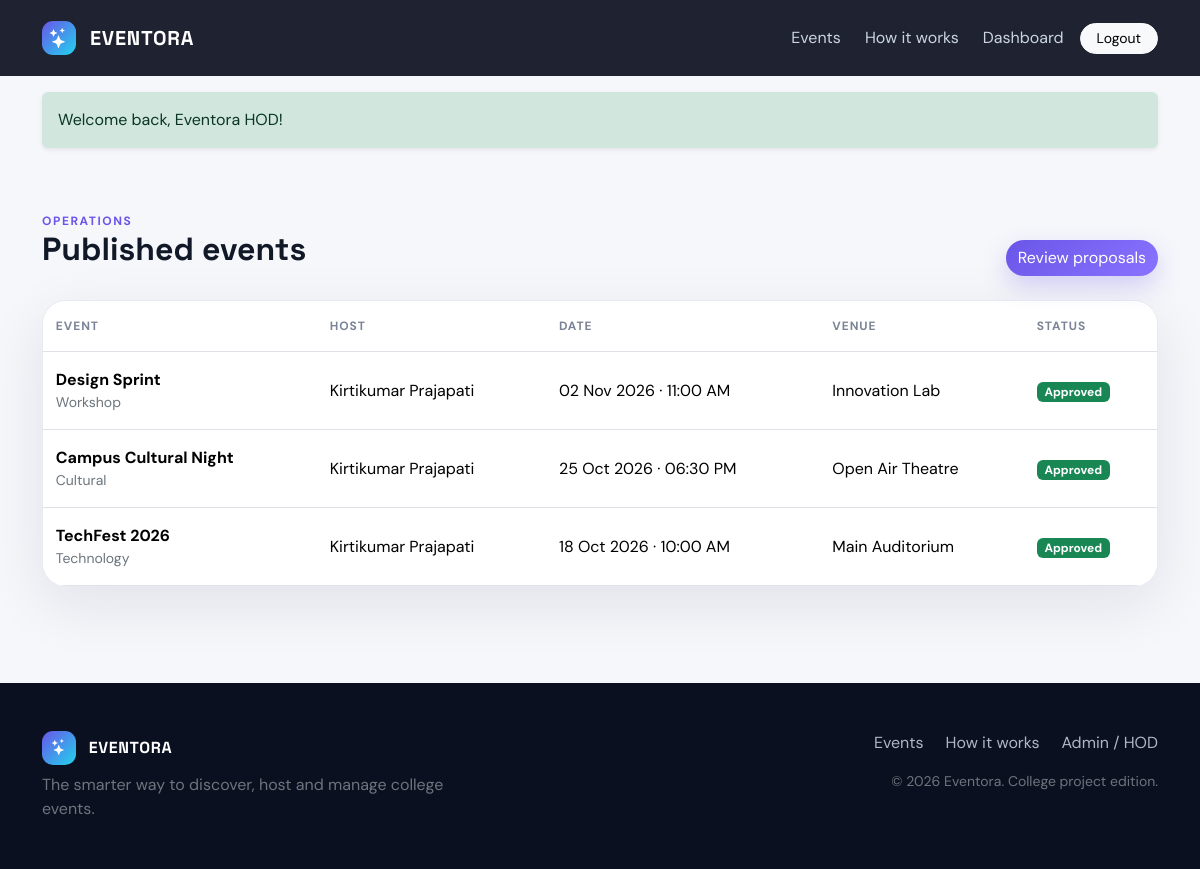
/admin/events.php (signed in), run on the app's committed database.
### tables this page shows
CREATE TABLE events (
 id INT UNSIGNED AUTO_INCREMENT PRIMARY KEY,
 host_id INT UNSIGNED NULL,
 title VARCHAR(180) NOT NULL,
 category VARCHAR(80) NOT NULL,
 description TEXT NOT NULL,
 event_date DATETIME NOT NULL,
 venue VARCHAR(180) NOT NULL,
 expected_participants INT NOT NULL DEFAULT 0,
 budget DECIMAL(12,2) NOT NULL DEFAULT 0,
 requirements TEXT,
 status ENUM('draft','approved','closed','completed') NOT NULL DEFAULT 'draft',
 created_at TIMESTAMP DEFAULT CURRENT_TIMESTAMP,
 FOREIGN KEY(host_id) REFERENCES users(id) ON DELETE SET NULL,
 INDEX(event_date,status)
);

CREATE TABLE users (
 id INT UNSIGNED AUTO_INCREMENT PRIMARY KEY,
 name VARCHAR(120) NOT NULL,
 email VARCHAR(190) NOT NULL UNIQUE,
 password VARCHAR(255) NOT NULL,
 role ENUM('student','host','coordinator','volunteer','admin') NOT NULL DEFAULT 'student',
 status ENUM('active','inactive') NOT NULL DEFAULT 'active',
 created_at TIMESTAMP DEFAULT CURRENT_TIMESTAMP
);

### admin/events.php (the view)
<?php
require_once __DIR__ . '/../includes/config.php';
require_role('admin');db_required();$rows=$pdo->query('SELECT e.*,u.name AS host_name FROM events e LEFT JOIN users u ON u.id=e.host_id ORDER BY e.event_date DESC')->fetchAll();$page_title='Manage Events';require __DIR__.'/../includes/header.php';?><div class="container py-5"><div class="d-flex justify-content-between align-items-end mb-4"><div><div class="section-kicker">Operations</div><h2 class="fw-bold">Published events</h2></div><a href="/admin/requests.php" class="btn btn-primary rounded-pill">Review proposals</a></div><div class="dash-card overflow-hidden"><div class="table-responsive"><table class="table align-middle mb-0"><thead><tr><th>Event</th><th>Host</th><th>Date</th><th>Venue</th><th>Status</th></tr></thead><tbody><?php foreach($rows as $r):?><tr><td><strong><?=e($r['title'])?></strong><div class="small text-secondary"><?=e($r['category'])?></div></td><td><?=e($r['host_name']??'—')?></td><td><?=date('d M Y · h:i A',strtotime($r['event_date']))?></td><td><?=e($r['venue'])?></td><td><?=status_badge($r['status'])?></td></tr><?php endforeach;if(!$rows):?><tr><td colspan="5" class="empty">No events published.</td></tr><?php endif;?></tbody></table></div></div></div><?php require __DIR__.'/../includes/footer.php'; ?>

### includes/header.php (shortened to what this page needs)
<?php
require_once __DIR__.'/config.php';
$user = current_user();
$dashboard = [
    'admin' => '/admin/dashboard.php',
    'host' => '/host/dashboard.php',
    'coordinator' => '/coordinator/dashboard.php',
    'volunteer' => '/volunteer/dashboard.php',
][$user['role'] ?? ''] ?? '/user/dashboard.php';
?>
<!doctype html>
<html lang="en">
<head>
<link href="https://cdn.jsdelivr.net/npm/bootstrap@5.3.3/dist/css/bootstrap.min.css" rel="stylesheet">
<link href="https://cdn.jsdelivr.net/npm/bootstrap-icons@1.11.3/font/bootstrap-icons.min.css" rel="stylesheet">
<link href="/assets/css/app.css" rel="stylesheet">
</head>
<body>
<nav class="navbar navbar-expand-lg navbar-dark site-nav sticky-top"><div class="container py-2">
<a class="navbar-brand brand" href="/index.php"><span class="brand-mark"><i class="bi bi-stars"></i></span> EVENTORA</a>
<div class="collapse navbar-collapse" id="nav"><ul class="navbar-nav ms-auto align-items-lg-center gap-lg-2">
<li class="nav-item"><a class="nav-link" href="/index.php#events">Events</a></li><li class="nav-item"><a class="nav-link" href="/index.php#how">How it works</a></li>
<?php if ($user): ?><li class="nav-item"><a class="nav-link" href="<?=e($dashboard)?>">Dashboard</a></li><li class="nav-item"><a class="btn btn-sm btn-light rounded-pill px-3" href="/logout.php">Logout</a></li>
<?php else: ?><li class="nav-item"><a class="nav-link" href="/login.php">Sign in</a></li><li class="nav-item"><a class="btn btn-sm btn-primary rounded-pill px-3" href="/register.php">Join Eventora</a></li><?php endif; ?>
</ul></div></div></nav>
<?php if ($msg = flash('success')): ?><div class="container mt-3"><div class="alert alert-success border-0 shadow-sm"><?= e($msg) ?></div></div><?php endif; ?>

### includes/config.php (shortened to what this page needs)
<?php
function e($value) { return htmlspecialchars((string)$value, ENT_QUOTES, 'UTF-8'); }
function current_user() { return $_SESSION['user'] ?? null; }
function flash($key, $message = null) {
    $msg = $_SESSION['flash'][$key] ?? null; unset($_SESSION['flash'][$key]); return $msg;
}
function status_badge($status) {
    $map = ['approved'=>'success','pending'=>'warning','rejected'=>'danger','draft'=>'secondary','open'=>'primary','closed'=>'dark','completed'=>'info'];
    $class = $map[strtolower($status)] ?? 'secondary';
    return '<span class="badge text-bg-'.$class.'">'.e(ucfirst($status)).'</span>';
}
?>

### includes/footer.php
<footer class="footer py-5 mt-5"><div class="container"><div class="row g-4"><div class="col-md-5"><div class="brand text-white mb-2"><span class="brand-mark"><i class="bi bi-stars"></i></span> EVENTORA</div><p class="text-secondary mb-0">The smarter way to discover, host and manage college events.</p></div><div class="col-md-7 text-md-end"><a class="footer-link" href="/index.php#events">Events</a><a class="footer-link" href="/index.php#how">How it works</a><a class="footer-link" href="/login.php">Admin / HOD</a><div class="small text-secondary mt-3">© <?= date('Y') ?> Eventora. College project edition.</div></div></div></div></footer>
<script src="https://cdn.jsdelivr.net/npm/bootstrap@5.3.3/dist/js/bootstrap.bundle.min.js"></script><script src="/assets/js/app.js"></script></body></html>

### assets/css/app.css (style rules this page uses)
:root { --ink:#111827;--muted:#667085;--bg:#f6f7fb;--card:#fff;--primary:#6956e8;--primary2:#8a72ff;--cyan:#22d3ee;--border:#e8eaf1;--dark:#0b1020;--shadow:0 18px 60px rgba(17,24,39,.09) }
* { box-sizing:border-box }
body { font-family:'DM Sans',sans-serif;background:var(--bg);color:var(--ink) }
h1,h2,h3,h4,h5,.brand { font-family:'Space Grotesk',sans-serif }
.site-nav { background:rgba(11,16,32,.92);backdrop-filter:blur(18px) }
.brand { font-weight:700;letter-spacing:.04em }
.brand-mark { width:34px;height:34px;display:inline-grid;place-items:center;border-radius:11px;background:linear-gradient(135deg,var(--primary),var(--cyan));margin-right:8px;color:#fff }
.nav-link { color:#cbd5e1!important }
.btn-primary { background:linear-gradient(135deg,var(--primary),var(--primary2));border:0;box-shadow:0 10px 25px rgba(105,86,232,.25) }
.section-kicker { color:var(--primary);font-weight:700;text-transform:uppercase;letter-spacing:.13em;font-size:.75rem }
.event-card,.feature-card,.dash-card { border:1px solid var(--border);background:var(--card);border-radius:24px;box-shadow:var(--shadow);height:100%;transition:.25s ease }
.footer { background:#0b1020 }
.footer-link { color:#aeb7c8;text-decoration:none;margin-left:22px }
.table>:not(caption)>*>* { padding:1rem .8rem }
.table thead th { color:#7b8496;font-size:.75rem;text-transform:uppercase;letter-spacing:.08em }

### data on the page
events: title "Design Sprint", category "Workshop", host.name "Kirtikumar Prajapati", event_date "02 Nov 2026 · 11:00 AM", venue "Innovation Lab", status "Approved"
events: title "Campus Cultural Night", category "Cultural", host.name "Kirtikumar Prajapati", event_date "25 Oct 2026 · 06:30 PM", venue "Open Air Theatre", status "Approved"
events: title "TechFest 2026", category "Technology", host.name "Kirtikumar Prajapati", event_date "18 Oct 2026 · 10:00 AM", venue "Main Auditorium", status "Approved"

### other printed values
$msg "Welcome back, Eventora HOD!"
